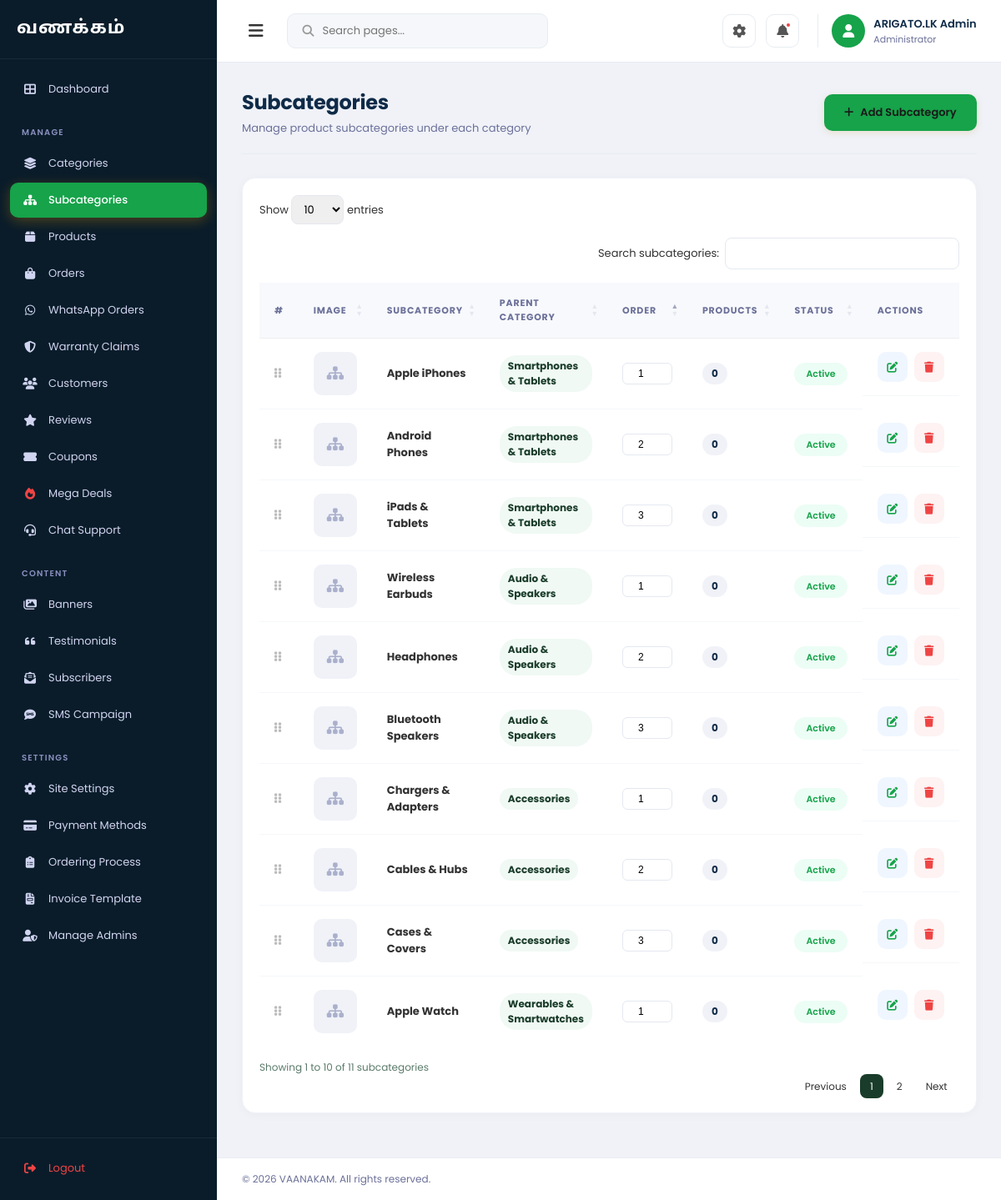
The app's page /admin/subcategories.php (signed in) with its own data.
### tables this page shows
CREATE TABLE IF NOT EXISTS `subcategories` (
    `id` INT AUTO_INCREMENT PRIMARY KEY,
    `category_id` INT NOT NULL,
    `name` VARCHAR(100) NOT NULL,
    `slug` VARCHAR(100) NOT NULL UNIQUE,
    `description` TEXT NULL,
    `image` VARCHAR(255) NULL,
    `sort_order` INT DEFAULT 0,
    `status` ENUM('active', 'inactive') DEFAULT 'active',
    `created_at` DATETIME DEFAULT CURRENT_TIMESTAMP,
    `updated_at` DATETIME DEFAULT CURRENT_TIMESTAMP ON UPDATE CURRENT_TIMESTAMP,
    FOREIGN KEY (`category_id`) REFERENCES `categories`(`id`) ON DELETE CASCADE,
    INDEX `idx_subcategories_category` (`category_id`),
    INDEX `idx_subcategories_slug` (`slug`),
    INDEX `idx_subcategories_status` (`status`)
);

CREATE TABLE IF NOT EXISTS `categories` (
    `id` INT AUTO_INCREMENT PRIMARY KEY,
    `name` VARCHAR(100) NOT NULL,
    `slug` VARCHAR(100) NOT NULL UNIQUE,
    `description` TEXT NULL,
    `image` VARCHAR(255) NULL,
    `sort_order` INT DEFAULT 0,
    `status` ENUM('active', 'inactive') DEFAULT 'active',
    `created_at` DATETIME DEFAULT CURRENT_TIMESTAMP,
    `updated_at` DATETIME DEFAULT CURRENT_TIMESTAMP ON UPDATE CURRENT_TIMESTAMP,
    INDEX `idx_categories_slug` (`slug`),
    INDEX `idx_categories_status` (`status`)
);

### dal/SubcategoryDAL.php (called while the page is built, shortened)
<?php
require_once __DIR__ . '/../config/database.php';
class SubcategoryDAL {
    private $conn;
    private $table = "subcategories";
    public function __construct() {
        $database = new Database();
        $this->conn = $database->getConnection();
        $this->conn->exec("CREATE TABLE IF NOT EXISTS subcategories (
            id INT AUTO_INCREMENT PRIMARY KEY,
            category_id INT NOT NULL,
            name VARCHAR(100) NOT NULL,
            slug VARCHAR(100) NOT NULL UNIQUE,
            description TEXT NULL,
            image VARCHAR(255) NULL,
            sort_order INT DEFAULT 0,
            status ENUM('active', 'inactive') DEFAULT 'active',
            created_at DATETIME DEFAULT CURRENT_TIMESTAMP,
            updated_at DATETIME DEFAULT CURRENT_TIMESTAMP ON UPDATE CURRENT_TIMESTAMP,
            FOREIGN KEY (category_id) REFERENCES categories(id) ON DELETE CASCADE
        ) ENGINE=InnoDB DEFAULT CHARSET=utf8mb4");
        try {
            $this->conn->exec("ALTER TABLE subcategories ADD COLUMN image VARCHAR(255) NULL AFTER description");
        } catch (\Exception $e) {}
        try {
            $this->conn->exec("ALTER TABLE subcategories ADD COLUMN sort_order INT DEFAULT 0 AFTER image");
        } catch (\Exception $e) {}
        try {
            $this->conn->exec("ALTER TABLE products ADD COLUMN subcategory_id INT NULL DEFAULT NULL AFTER category_id");
        } catch (\Exception $e) {
        }
        require_once __DIR__ . '/../helpers/db_schema.php';
        db_repair_auto_increment_table($this->conn, 'categories');
        db_repair_auto_increment_table($this->conn, 'subcategories');
    }
    public function getAll() {
        $stmt = $this->conn->prepare("SELECT s.*, c.name as category_name FROM " . $this->table . " s LEFT JOIN categories c ON s.category_id = c.id ORDER BY c.sort_order ASC, c.name ASC, s.sort_order ASC, s.name ASC");
        $stmt->execute();
        return $stmt->fetchAll();
    }
    public function getProductCount($subcategoryId) {
        $stmt = $this->conn->prepare("SELECT COUNT(*) as count FROM products WHERE subcategory_id = :id");
        $stmt->execute([':id' => $subcategoryId]);
        $result = $stmt->fetch();
        return $result['count'];
    }
}

### config/database.php (called while the page is built, shortened)
<?php
class Database {
    private $host = "127.0.0.1";
    private $port = "3306";
    private $db_name = "arigato_db";
    private $username = "root";
    private $password = "";
    public function getConnection() {
        $portsToTry = array_values(array_unique([
            (string)$this->port,
            '3306',
            '3307',
        ]));
        $options = [
            PDO::ATTR_ERRMODE => PDO::ERRMODE_EXCEPTION,
            PDO::ATTR_DEFAULT_FETCH_MODE => PDO::FETCH_ASSOC,
        ];
        foreach ($portsToTry as $port) {
            try {
                $dsn = "mysql:host={$this->host};port={$port};dbname={$this->db_name};charset=utf8mb4";
                $this->conn = new PDO($dsn, $this->username, $this->password, $options);
                $this->port = $port;
                return $this->conn;
            } catch (PDOException $exception) {
                $msg = $exception->getMessage();
                if (
                    stripos($msg, 'Unknown database') !== false
                    || stripos($msg, 'SQLSTATE[HY000] [1049]') !== false
                ) {
                    try {
                        $dsnNoDb = "mysql:host={$this->host};port={$port};charset=utf8mb4";
                        $tmp = new PDO($dsnNoDb, $this->username, $this->password, $options);
                        $tmp->exec("CREATE DATABASE IF NOT EXISTS `{$this->db_name}` CHARACTER SET utf8mb4 COLLATE utf8mb4_unicode_ci");
                        $tmp = null;
                        $dsn = "mysql:host={$this->host};port={$port};dbname={$this->db_name};charset=utf8mb4";
                        $this->conn = new PDO($dsn, $this->username, $this->password, $options);
                        $this->port = $port;
                        return $this->conn;
                    } catch (PDOException $e2) {
                        error_log("Connection error (db create failed): " . $e2->getMessage());
                        $this->conn = null;
                        continue;
                    }
                }
                error_log("Connection error: " . $msg);
                $this->conn = null;
            }
        }
        return null;
    }
}

### helpers/db_schema.php (called while the page is built, shortened)
<?php
function db_repair_auto_increment_table(PDO $conn, string $table, string $orderColumn = 'created_at'): void
{
    static $repaired = [];
    $table = preg_replace('/[^a-z_]/', '', strtolower($table));
    if ($table === '' || isset($repaired[$table])) {
        return;
    }
    $allowedOrder = ['created_at', 'id', 'name'];
    $needsRowFix = (int) $conn->query(
        "SELECT COUNT(*) FROM `{$table}` WHERE id IS NULL OR id <= 0"
    )->fetchColumn() > 0;
    $extra = $conn->prepare(
        'SELECT EXTRA FROM information_schema.COLUMNS
         WHERE TABLE_SCHEMA = DATABASE() AND TABLE_NAME = :table AND COLUMN_NAME = \'id\''
    );
    $extra->execute([':table' => $table]);
    $extraValue = (string) ($extra->fetchColumn() ?: '');
    $needsAutoIncrement = stripos($extraValue, 'auto_increment') === false;
    if (!$needsRowFix && !$needsAutoIncrement) {
        return;
    }
}

### admin/subcategories.php (the view, shortened to what this page needs)
<?php
require_once __DIR__ . '/../config/app.php';
require_once __DIR__ . '/../dal/SubcategoryDAL.php';
require_once __DIR__ . '/../helpers/db_schema.php';
$subcategoryDAL = new SubcategoryDAL();
try {
    require_once __DIR__ . '/../config/database.php';
} catch (Throwable $e) {
}
try {
    require_once __DIR__ . '/../config/database.php';
} catch (Exception $e) {}
$subcategories = $subcategoryDAL->getAll();
?>
<!DOCTYPE html>
<html lang="en">
<head>
    <link rel="stylesheet" href="<?php echo BASE_URL; ?>assets/css/admin.css?v=<?php echo filemtime(__DIR__ . '/../assets/css/admin.css'); ?>">
    <link rel="stylesheet" href="https://cdnjs.cloudflare.com/ajax/libs/font-awesome/6.5.0/css/all.min.css">
    <link rel="stylesheet" href="https://cdn.datatables.net/1.13.7/css/dataTables.bootstrap5.min.css">
</head>
<body>
    <div class="admin-layout">
        <?php $currentPage = 'subcategories'; include __DIR__ . '/partials/sidebar.php'; ?>
        <main class="main-content">
            <?php include __DIR__ . '/partials/topbar.php'; ?>
            <div class="dashboard-content">
                <div class="page-header">
                    <div>
                        <h1 class="page-title">Subcategories</h1>
                        <p class="page-subtitle">Manage product subcategories under each category</p>
                    </div>
                    <button class="btn-primary" onclick="resetSubcategoryForm()">
                        <i class="fas fa-plus"></i> Add Subcategory
                    </button>
                </div>
                <div class="table-card">
                    <table class="data-table" id="subcategoriesTable">
                        <thead>
                            <tr>
                                <th style="width:40px;">#</th>
                                <th>Image</th>
                                <th>Subcategory</th>
                                <th>Parent Category</th>
                                <th>Order</th>
                                <th>Products</th>
                                <th>Status</th>
                                <th>Actions</th>
                            </tr>
                        </thead>
                        <tbody id="subcategorySortable">
                            <?php if (empty($subcategories)): ?>
                            <tr>
                                <td colspan="8" class="text-center">No subcategories found. Add your first subcategory!</td>
                            </tr>
                            <?php else: ?>
                            <?php foreach ($subcategories as $sub): ?>
                            <tr data-id="<?php echo $sub['id']; ?>">
                                <td style="cursor:grab; color:#bbb;"><i class="fas fa-grip-vertical"></i></td>
                                <td>
                                    <?php if (!empty($sub['image'])): ?>
                                    <?php
                                    $subImagePath = __DIR__ . '/../' . $sub['image'];
                                    $subImageVersion = file_exists($subImagePath) ? filemtime($subImagePath) : time();
                                    ?>
                                    <img src="<?php echo htmlspecialchars(media_image_url($sub['image'])) . '?v=' . $subImageVersion; ?>" alt="" class="table-img">
                                    <?php else: ?>
                                    <div class="table-img-placeholder"><i class="fas fa-sitemap"></i></div>
                                    <?php endif; ?>
                                </td>
                                <td><strong><?php echo htmlspecialchars($sub['name']); ?></strong></td>
                                <td>
                                    <span class="badge-count" style="background:#f0f9f4; color:#1a3c2a;"><?php echo htmlspecialchars($sub['category_name']); ?></span>
                                </td>
                                <td>
                                    <input type="number" value="<?php echo (int)($sub['sort_order'] ?? 0); ?>" min="0" style="width:60px; padding:5px 8px; border:1.5px solid #e4e8f0; border-radius:6px; font-size:12px; text-align:center;" onchange="updateSingleOrder(<?php echo $sub['id']; ?>, this.value)">
                                </td>
                                <td>
                                    <span class="badge-count"><?php echo $subcategoryDAL->getProductCount($sub['id']); ?></span>
                                </td>
                                <td>
                                    <span class="status <?php echo $sub['status']; ?>">
                                        <?php echo ucfirst($sub['status']); ?>
                                    </span>
                                </td>
                                <td class="actions">
                                    <a href="?edit=<?php echo $sub['id']; ?>" class="btn-action edit" title="Edit">
                                        <i class="fas fa-edit"></i>
                                    </a>
                                    <form method="POST" style="display:inline" onsubmit="return confirm('Are you sure you want to delete this subcategory? Products will be unlinked.')">
                                        <button type="submit" class="btn-action delete" title="Delete">
                                            <i class="fas fa-trash"></i>
                                        </button>
                                    </form>
                                </td>
                            </tr>
                            <?php endforeach; ?>
                            <?php endif; ?>
                        </tbody>
                    </table>
                </div>
                <div class="admin-footer">
                    <p>&copy; 2026 VAANAKAM. All rights reserved.</p>
                </div>
            </div>
        </main>
    </div>
</body>
</html>

### assets/css/admin.css (style rules this page uses)
* { margin: 0; padding: 0; box-sizing: border-box; }
body { font-family: 'Poppins', sans-serif; background: #f0f2f8; color: #333; overflow-x: hidden; }
.admin-layout { display: flex; min-height: 100vh; }
.main-content { margin-left: 260px; flex: 1; min-height: 100vh; transition: margin-left 0.3s ease; }
.dashboard-content { padding: 30px; }
.status { padding: 4px 10px; border-radius: 20px; font-size: 11px; font-weight: 500; }
.admin-footer { display: flex; justify-content: space-between; align-items: center; padding: 16px 30px; border-top: 1px solid #e8ecf1; background: #fff; position: fixed; bottom: 0; left: 260px; right: 0; z-index: 40; }
.admin-footer p { font-size: 12px; color: #6b7099; }
.dashboard-content { padding: 30px; padding-bottom: 80px; }
.page-header { display: flex; justify-content: space-between; align-items: center; margin-bottom: 28px; padding-bottom: 20px; border-bottom: 1px solid #e8ecf1; }
.page-title { font-size: 24px; font-weight: 700; color: #0F2B48; letter-spacing: -0.3px; }
.page-subtitle { font-size: 13px; color: #6b7099; margin-top: 4px; }
.btn-primary { display: inline-flex; align-items: center; gap: 8px; padding: 12px 24px; background: #16A34A; color: #1a1a1a; border: none; border-radius: 10px; font-family: 'Poppins', sans-serif; font-size: 13px; font-weight: 600; cursor: pointer; text-decoration: none; transition: all 0.3s; box-shadow: 0 2px 8px rgba(196, 138, 10, 0.18); }
.table-card { background: #fff; border-radius: 16px; padding: 0; overflow: hidden; box-shadow: 0 2px 12px rgba(0,0,0,0.03); border: 1px solid #f0f2f8; margin-bottom: 24px; }
.data-table { width: 100%; border-collapse: collapse; }
.data-table thead th { background: #f8f9fc; padding: 16px 18px; font-size: 11px; font-weight: 700; color: #6b7099; text-align: left; text-transform: uppercase; letter-spacing: 0.8px; border-bottom: 1px solid #eee; }
.data-table tbody td { padding: 16px 18px; font-size: 13px; color: #333; border-bottom: 1px solid #f5f7fa; vertical-align: middle; }
.data-table tbody tr { transition: background 0.2s; }
.data-table tbody tr:last-child td { border-bottom: none; }
.table-img-placeholder { width: 52px; height: 52px; background: #f0f2f8; border-radius: 10px; display: flex; align-items: center; justify-content: center; color: #aab0cc; font-size: 18px; }
.badge-count { display: inline-flex; align-items: center; justify-content: center; min-width: 30px; padding: 4px 10px; background: #f0f2f8; border-radius: 20px; font-size: 12px; font-weight: 700; color: #0F2B48; }
.data-table .status { padding: 5px 14px; border-radius: 20px; font-size: 11px; font-weight: 600; display: inline-block; }
.data-table .status.active { background: #ecfdf5; color: #16a34a; }
.actions { display: flex; gap: 8px; }
.btn-action { width: 36px; height: 36px; border: none; border-radius: 10px; display: inline-flex; align-items: center; justify-content: center; cursor: pointer; font-size: 13px; text-decoration: none; transition: all 0.3s; }
.btn-action.edit { background: #eff6ff; color: #16A34A; }
.btn-action.delete { background: #fef2f2; color: #ef4444; }

### records on screen
subcategories: name "Apple iPhones", category.name "Smartphones & Tablets", sort_order+id "1", ProductCount "0", status "Active"
subcategories: name "Android Phones", category.name "Smartphones & Tablets", sort_order+id "2", ProductCount "0", status "Active"
subcategories: name "iPads & Tablets", category.name "Smartphones & Tablets", sort_order+id "3", ProductCount "0", status "Active"
subcategories: name "Wireless Earbuds", category.name "Audio & Speakers", sort_order "1", ProductCount "0", status "Active"
subcategories: name "Headphones", category.name "Audio & Speakers", sort_order "2", ProductCount "0", status "Active"
subcategories: name "Bluetooth Speakers", category.name "Audio & Speakers", sort_order "3", ProductCount "0", status "Active"
subcategories: name "Chargers & Adapters", category.name "Accessories", sort_order "1", ProductCount "0", status "Active"
subcategories: name "Cables & Hubs", category.name "Accessories", sort_order "2", ProductCount "0", status "Active"
subcategories: name "Cases & Covers", category.name "Accessories", sort_order "3", ProductCount "0", status "Active"
subcategories: name "Apple Watch", category.name "Wearables & Smartwatches", sort_order "1", ProductCount "0", status "Active"

### other values on screen
$adminName "ARIGATO.LK Admin"
